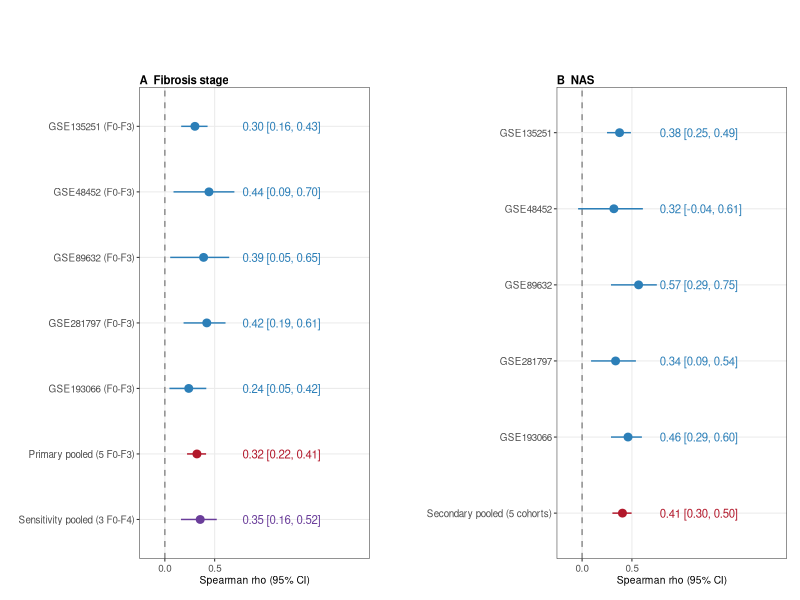
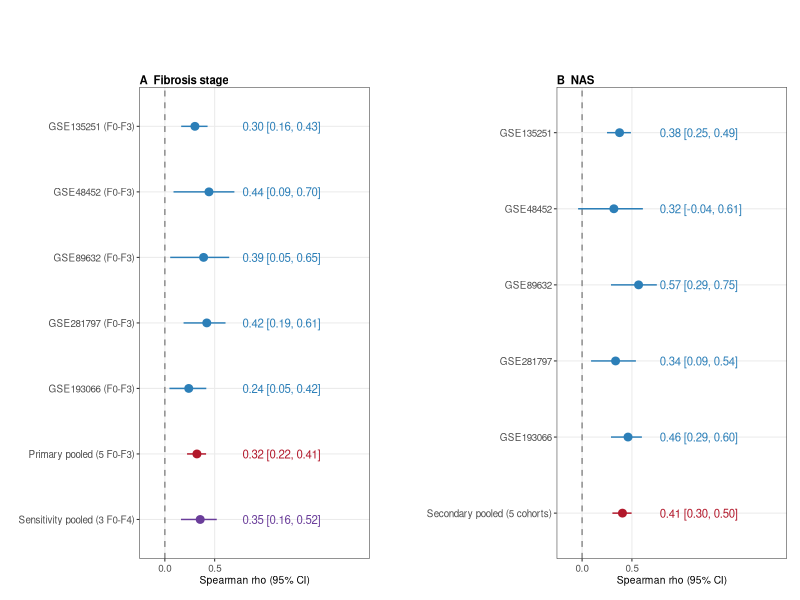
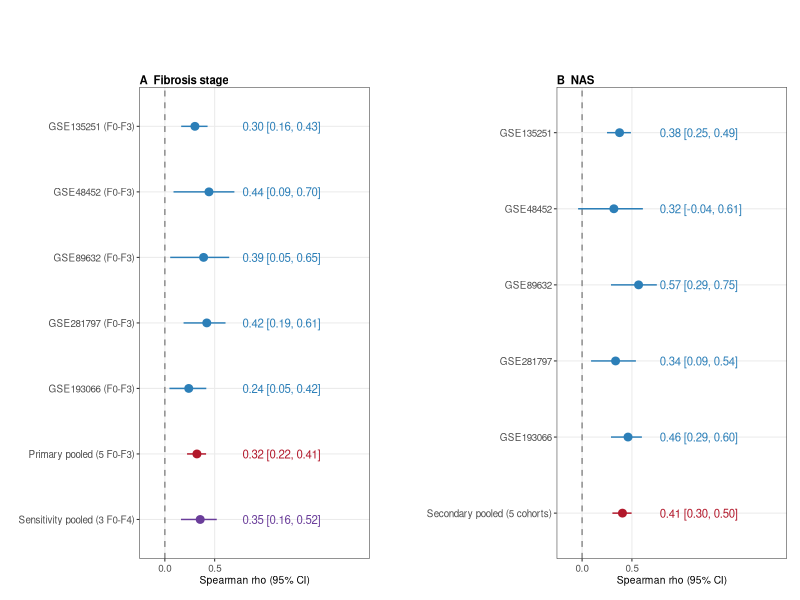

R code for these plots, in order:
suppressPackageStartupMessages({
  library(ggplot2)
  library(patchwork)
  library(cowplot)
  library(svglite)
})

out_dir <- Sys.getenv(
  "TP53_FIG_OUT_DIR",
  unset = file.path(Sys.getenv("TEMP"), "figure_legend_revision_2026-10-23")
)
dir.create(out_dir, recursive = TRUE, showWarnings = FALSE)

fib <- data.frame(
  dataset = c(
    "GSE135251 (F0-F3)", "GSE48452 (F0-F3)", "GSE89632 (F0-F3)",
    "GSE281797 (F0-F3)", "GSE193066 (F0-F3)", "Primary pooled (5 F0-F3)",
    "Sensitivity pooled (3 F0-F4)"
  ),
  rho = c(0.302, 0.443, 0.389, 0.421, 0.240, 0.322, 0.355),
  lcl = c(0.164, 0.087, 0.054, 0.188, 0.046, 0.223, 0.162),
  ucl = c(0.429, 0.698, 0.646, 0.609, 0.416, 0.414, 0.521),
  type = c(
    "Cohort estimate", "Cohort estimate", "Cohort estimate",
    "Cohort estimate", "Cohort estimate",
    "Pooled estimate", "Sensitivity pooled estimate"
  ),
  stringsAsFactors = FALSE
)

nas <- data.frame(
  dataset = c(
    "GSE135251", "GSE48452", "GSE89632", "GSE281797", "GSE193066",
    "Secondary pooled (5 cohorts)"
  ),
  rho = c(0.376, 0.319, 0.567, 0.336, 0.461, 0.405),
  lcl = c(0.25, -0.04, 0.29, 0.09, 0.29, 0.304),
  ucl = c(0.49, 0.61, 0.75, 0.54, 0.60, 0.497),
  type = c(
    "Cohort estimate", "Cohort estimate", "Cohort estimate",
    "Cohort estimate", "Cohort estimate", "Pooled estimate"
  ),
  stringsAsFactors = FALSE
)

legend_levels <- c(
  "Cohort estimate",
  "Pooled estimate",
  "Sensitivity pooled estimate"
)
palette <- c(
  "Cohort estimate" = "#2C7FB8",
  "Pooled estimate" = "#B2182B",
  "Sensitivity pooled estimate" = "#6A3D9A"
)

plot_forest <- function(d, title, levels) {
  d$label <- sprintf("%.2f [%.2f, %.2f]", d$rho, d$lcl, d$ucl)
  d$dataset <- factor(d$dataset, levels = rev(levels))
  d$type <- factor(d$type, levels = legend_levels)
  ggplot(d, aes(x = rho, y = dataset, color = type)) +
    geom_vline(xintercept = 0, linetype = 2, color = "grey55") +
    geom_pointrange(aes(xmin = lcl, xmax = ucl), size = 0.42) +
    geom_text(
      aes(label = label),
      x = 0.78,
      hjust = 0,
      size = 2.9,
      show.legend = FALSE
    ) +
    scale_color_manual(
      values = palette,
      limits = legend_levels,
      drop = FALSE
    ) +
    scale_x_continuous(breaks = c(0, 0.50)) +
    coord_cartesian(xlim = c(-0.15, 1.95)) +
    labs(x = "Spearman rho (95% CI)", y = NULL, title = title) +
    theme_bw(base_size = 8) +
    theme(
      panel.grid.minor = element_blank(),
      legend.position = "top",
      legend.direction = "horizontal",
      legend.title = element_blank(),
      legend.text = element_text(size = 7),
      legend.key.width = grid::unit(1.2, "lines"),
      legend.margin = margin(0, 0, -2, 0),
      axis.text = element_text(size = 7.1),
      axis.title = element_text(size = 7.4),
      plot.title = element_text(
        face = "bold",
        size = 8.2,
        margin = margin(b = 1)
      )
    )
}

p1 <- plot_forest(
  fib,
  "A  Fibrosis stage",
  c(
    "GSE135251 (F0-F3)", "GSE48452 (F0-F3)", "GSE89632 (F0-F3)",
    "GSE281797 (F0-F3)", "GSE193066 (F0-F3)", "Primary pooled (5 F0-F3)",
    "Sensitivity pooled (3 F0-F4)"
  )
)
p2 <- plot_forest(
  nas,
  "B  NAS",
  c(
    "GSE135251", "GSE48452", "GSE89632", "GSE281797", "GSE193066",
    "Secondary pooled (5 cohorts)"
  )
)

legend <- get_legend(
  p1 + theme(legend.position = "top", legend.justification = "center")
)
panels <- (
  (p1 + theme(legend.position = "none")) |
    plot_spacer() |
    (p2 + theme(legend.position = "none"))
) +
  plot_layout(widths = c(1, 0.12, 1))
legend_row <- plot_grid(
  NULL,
  legend,
  ncol = 2,
  rel_widths = c(0.20, 0.80)
)
figure <- plot_grid(
  legend_row,
  panels,
  ncol = 1,
  rel_heights = c(0.10, 0.90)
)

ggsave(
  file.path(out_dir, "Figure1.png"),
  figure,
  width = 6.5,
  height = 2.80,
  units = "in",
  dpi = 600,
  bg = "white"
)
ggsave(
  file.path(out_dir, "Figure1.pdf"),
  figure,
  width = 6.5,
  height = 2.80,
  device = "pdf",
  bg = "white"
)
ggsave(
  file.path(out_dir, "Figure1.svg"),
  figure,
  width = 6.5,
  height = 2.80,
  units = "in",
  device = svglite,
  bg = "white"
)
cat("FIGURE1_FINAL_OK\n")
